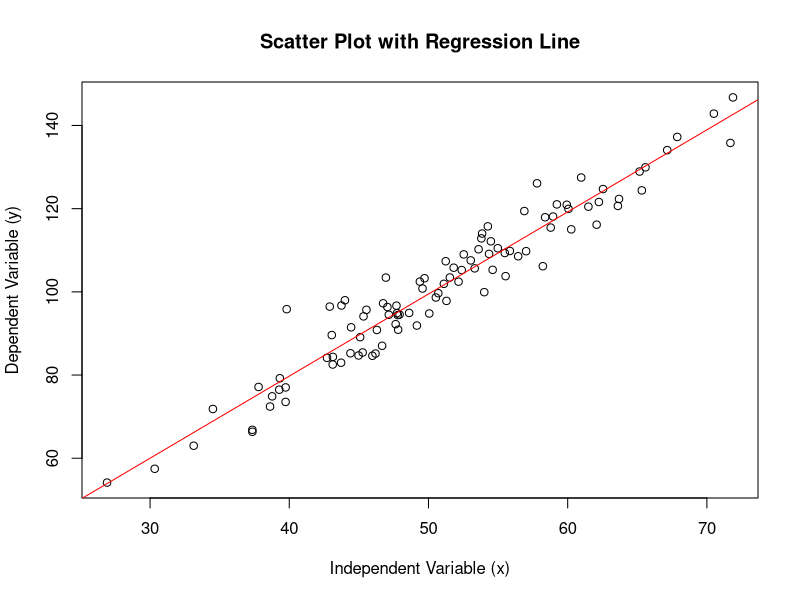
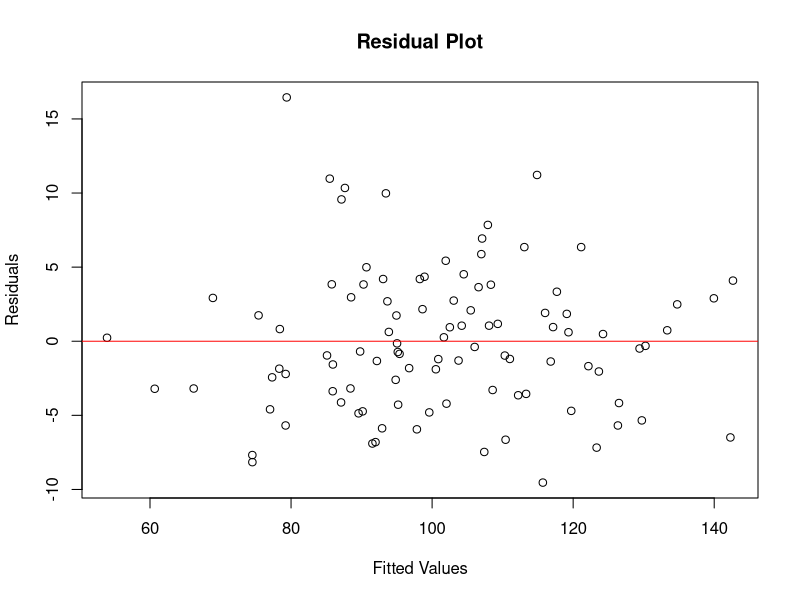
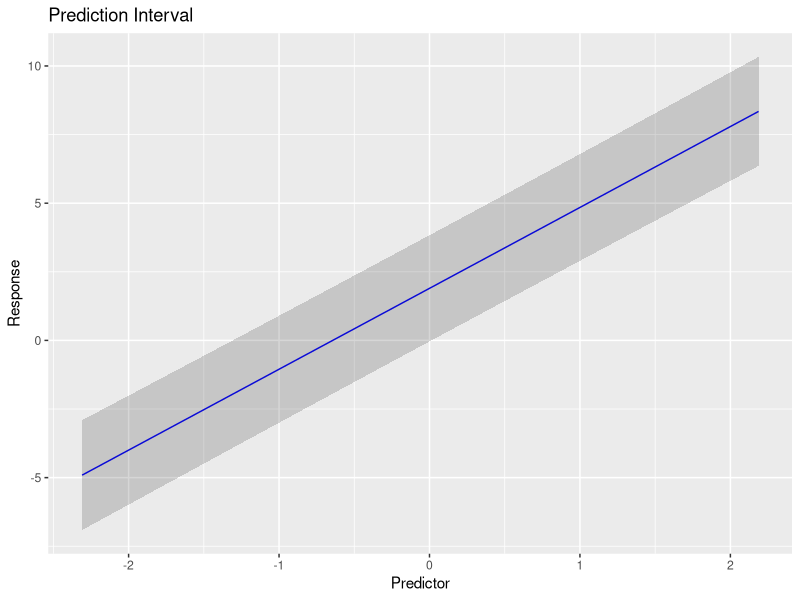
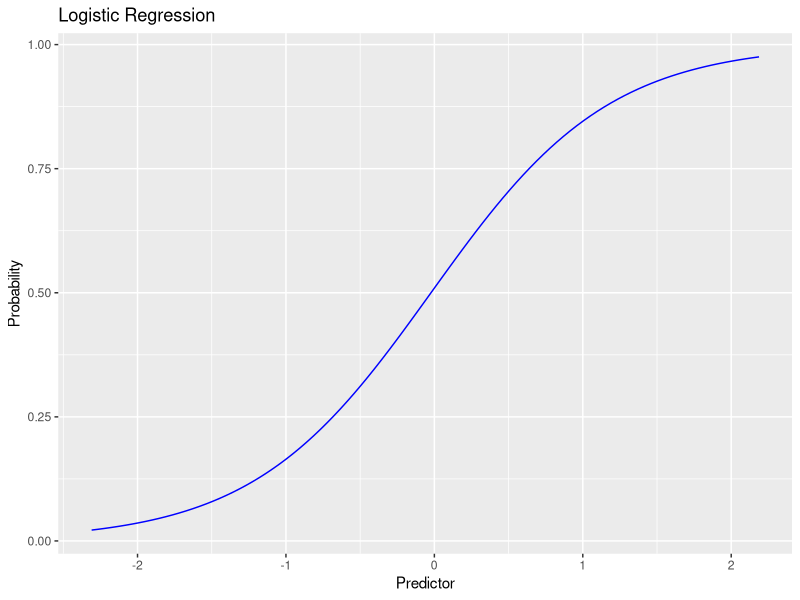
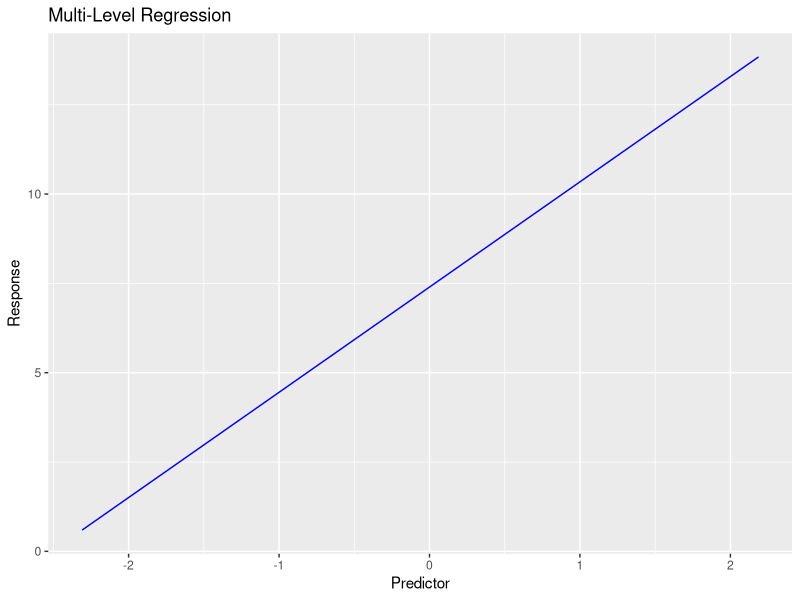
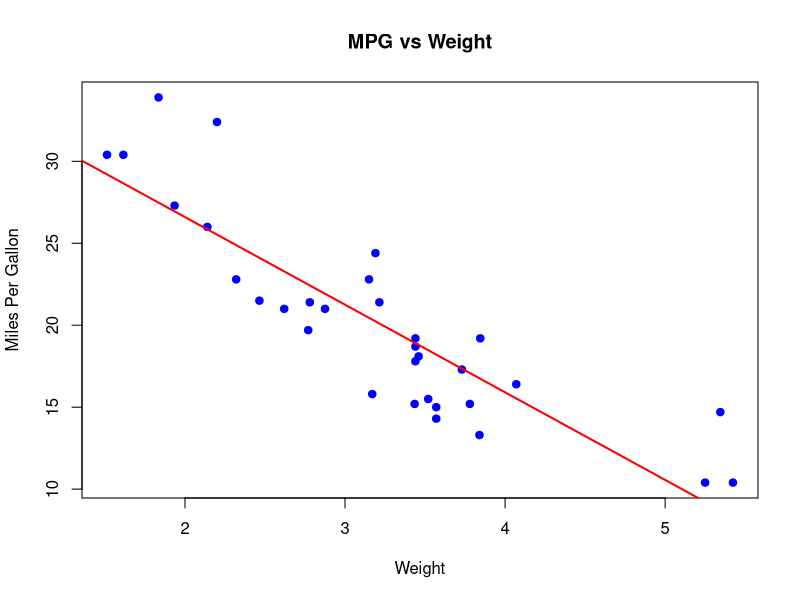
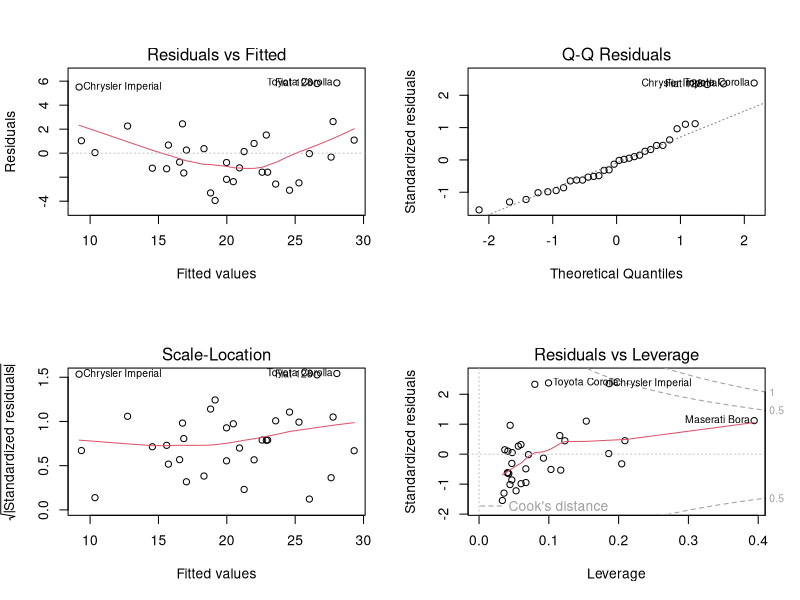

Write R code to recreate these figures, in order.
## ---- chunk 1
# Load the Data
set.seed(123)
x <- rnorm(100, mean = 50, sd = 10)
y <- 2 * x + rnorm(100, mean = 0, sd = 5)
data <- data.frame(x, y)

# Fit the linear regression model
model <- lm(y ~ x, data = data)

# Summary of the model
summary(model)
## ---- chunk 2
# Scatter plot with regression line
plot(data$x, data$y, main = "Scatter Plot with Regression Line", 
     xlab = "Independent Variable (x)",
     ylab = "Dependent Variable (y)")
abline(model, col = "red")
## ---- chunk 3
# Residual plot
plot(model$fitted.values, model$residuals, main = "Residual Plot", 
     xlab = "Fitted Values", ylab = "Residuals")
abline(h = 0, col = "red")
## ---- chunk 4
# Coefficient of determination (R^2)
r_squared <- summary(model)$r.squared
cat("R-squared:", r_squared, "\n")
## ---- chunk 5
# Load necessary library
library(ggplot2)

# Sample data
set.seed(123)
x <- rnorm(100)
y <- 2 + 3 * x + rnorm(100)

# Fit linear model
model <- lm(y ~ x)

# Create new data for prediction
new_data <- data.frame(x = seq(min(x), max(x), length.out = 100))

# Predict with intervals
predictions <- predict(model, newdata = new_data, interval = "prediction")

# Combine predictions with new data
new_data <- cbind(new_data, predictions)

# Plot
ggplot(new_data, aes(x = x, y = fit)) +
  geom_line(color = "blue") +
  geom_ribbon(aes(ymin = lwr, ymax = upr), alpha = 0.2) +
  labs(title = "Prediction Interval", x = "Predictor", y = "Response")
## ---- chunk 6
interpolated_value <- predict(model, newdata = data.frame(x = 0.5))
cat("Interpolated value at x = 0.5:", interpolated_value, "\n")
## ---- chunk 7
extrapolated_value <- predict(model, newdata = data.frame(x = 3))
cat("Extrapolated value at x = 3:", extrapolated_value, "\n")
## ---- chunk 8
# Load necessary library
library(ggplot2)

# Sample data
set.seed(123)
x <- rnorm(100)
y <- ifelse(x + rnorm(100) > 0, 1, 0)

# Fit logistic regression model
model <- glm(y ~ x, family = binomial)

# Summary of the model
summary(model)
## ---- chunk 9
# Predict probabilities
new_data <- data.frame(x = seq(min(x), max(x), length.out = 100))
new_data$prob <- predict(model, newdata = new_data, type = "response")

# Plot
ggplot(new_data, aes(x = x, y = prob)) +
  geom_line(color = "blue") +
  labs(title = "Logistic Regression", x = "Predictor", 
       y = "Probability")
## ---- chunk 10
# Load necessary library
library(lme4)

# Sample data
set.seed(123)
school <- factor(rep(1:10, each = 10))
student <- rep(1:10, times = 10)
x <- rnorm(100)
y <- 2 + 3 * x + rnorm(100) + as.numeric(school)

# Fit multi-level model
model <- lmer(y ~ x + (1 | school))

# Summary of the model
summary(model)
## ---- chunk 11
# Predict
new_data <- data.frame(x = seq(min(x), max(x), length.out = 100), 
                       school = factor(rep(1, 100)))
new_data$pred <- predict(model, newdata = new_data, re.form = NA)

# Plot
ggplot(new_data, aes(x = x, y = pred)) +
  geom_line(color = "blue") +
  labs(title = "Multi-Level Regression", x = "Predictor", 
       y = "Response")
## ---- chunk 12
# Sample data
data <- data.frame(
  y = rnorm(100),
  group = factor(rep(c("A", "B", "C"), length.out = 100))
)

# Change reference level
data$group <- relevel(data$group, ref = "B")

# Fit linear model
model <- lm(y ~ group, data = data)

# Summary of the model
summary(model)
## ---- chunk 13
# Sample data
data <- data.frame(
  y = rnorm(100),
  group = factor(rep(1:3, length.out = 100), ordered = TRUE)
)

# Fit linear model treating group as numeric
model <- lm(y ~ as.numeric(group), data = data)

# Summary of the model
summary(model)
## ---- chunk 14
# Sample data
data <- data.frame(
  y = rnorm(100),
  group = factor(rep(c("A", "B", "C"), length.out = 100))
)

# Fit linear model
model <- lm(y ~ group, data = data)

# ANOVA table
anova(model)
## ---- chunk 15
# Load the mtcars dataset
data("mtcars")

# Display the first few rows of the dataset
head(mtcars)

# Create a multiple linear regression model
# Predicting 'mpg' (miles per gallon) based on 'wt' (weight) and 'hp' (horsepower)
model <- lm(mpg ~ wt + hp, data = mtcars)

# Summary of the regression model
summary(model)
## ---- chunk 16
# Visualize the relationship (optional)
# Scatter plot of mpg vs wt with regression line
plot(mtcars$wt, mtcars$mpg, 
     main = "MPG vs Weight",
     xlab = "Weight",
     ylab = "Miles Per Gallon",
     pch = 19, col = "blue")
abline(lm(mpg ~ wt, data = mtcars), col = "red", lwd = 2)

# Check residuals
par(mfrow = c(2, 2)) # Set plot layout
plot(model)          # Diagnostic plots for the model
## ---- chunk 17
confint(model)
## ---- chunk 18
# now we do the transformation of variable in mtcars data set and do multi- linear regression model.Create a multiple linear regression model Predicting 'mpg'(miles per gallon) based on 'wt' (weight) and 'hp' (horsepower).

model <- lm(mpg ~ log(wt) + log(hp), data = mtcars)
summary(model)
## ---- chunk 19
# now we do the polynomial regression on the mtcars data set.
model_polynomial<-lm(mpg~wt+I(wt^2),data=mtcars)
summary(model_polynomial)
## ---- chunk 20
# now we do the MLR with categorical and continuous variables in the mtcars data set.
model_mlr<-lm(mpg~factor(cyl)+factor(gear)+wt+hp,data=mtcars)
summary(model_mlr)
## ---- chunk 21
# now we do the higher order interaction in the mtcars data set.
model_interaction<-lm(mpg~wt*hp,data=mtcars)
summary(model_interaction)
